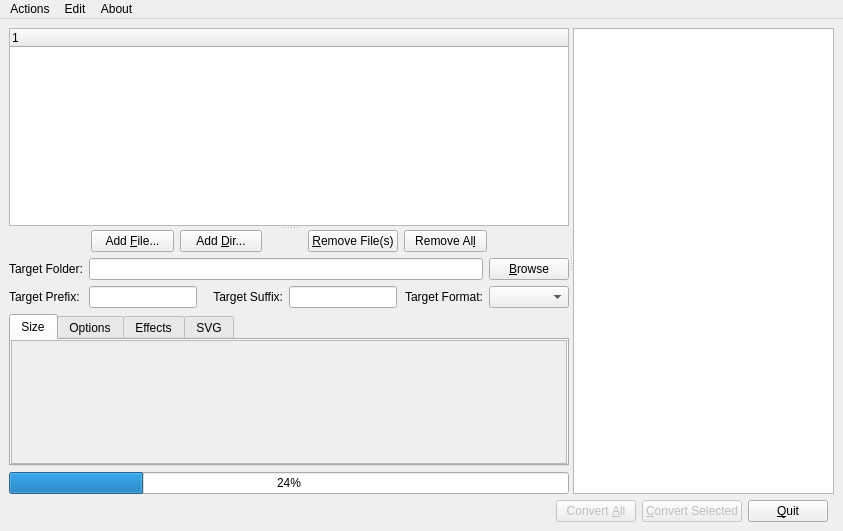
<?xml version="1.0" encoding="UTF-8"?>
<ui version="4.0">
 <class>ConvertDialog</class>
 <widget class="QMainWindow" name="ConvertDialog">
  <property name="geometry">
   <rect>
    <x>0</x>
    <y>0</y>
    <width>843</width>
    <height>531</height>
   </rect>
  </property>
  <property name="windowTitle">
   <string>SIR - Simple Image Resizer</string>
  </property>
  <property name="windowIcon">
   <iconset resource="../sir.qrc">
    <normaloff>:/images/sir-32x32.png</normaloff>:/images/sir-32x32.png</iconset>
  </property>
  <widget class="QWidget" name="centralwidget">
   <layout class="QVBoxLayout" name="verticalLayout_3">
    <item>
     <widget class="QSplitter" name="horizontalSplitter">
      <property name="orientation">
       <enum>Qt::Horizontal</enum>
      </property>
      <widget class="QSplitter" name="verticalSplitter">
       <property name="orientation">
        <enum>Qt::Vertical</enum>
       </property>
       <property name="childrenCollapsible">
        <bool>false</bool>
       </property>
       <widget class="TreeWidget" name="filesTreeWidget">
        <column>
         <property name="text">
          <string notr="true">1</string>
         </property>
        </column>
       </widget>
       <widget class="QWidget" name="verticalWidget" native="true">
        <layout class="QVBoxLayout" name="convertionVerticalLayout">
         <property name="leftMargin">
          <number>0</number>
         </property>
         <property name="topMargin">
          <number>0</number>
         </property>
         <property name="rightMargin">
          <number>0</number>
         </property>
         <property name="bottomMargin">
          <number>0</number>
         </property>
         <item>
          <layout class="QHBoxLayout" name="horizontalLayout_2">
           <item>
            <spacer name="horizontalSpacer_2">
             <property name="orientation">
              <enum>Qt::Horizontal</enum>
             </property>
             <property name="sizeType">
              <enum>QSizePolicy::MinimumExpanding</enum>
             </property>
             <property name="sizeHint" stdset="0">
              <size>
               <width>40</width>
               <height>20</height>
              </size>
             </property>
            </spacer>
           </item>
           <item>
            <widget class="QPushButton" name="addFilepushButton">
             <property name="sizePolicy">
              <sizepolicy hsizetype="MinimumExpanding" vsizetype="Fixed">
               <horstretch>0</horstretch>
               <verstretch>0</verstretch>
              </sizepolicy>
             </property>
             <property name="maximumSize">
              <size>
               <width>200</width>
               <height>16777215</height>
              </size>
             </property>
             <property name="text">
              <string>Add &amp;File...</string>
             </property>
             <property name="shortcut">
              <string>Alt+F</string>
             </property>
            </widget>
           </item>
           <item>
            <widget class="QPushButton" name="addDirpushButton">
             <property name="sizePolicy">
              <sizepolicy hsizetype="MinimumExpanding" vsizetype="Fixed">
               <horstretch>0</horstretch>
               <verstretch>0</verstretch>
              </sizepolicy>
             </property>
             <property name="maximumSize">
              <size>
               <width>200</width>
               <height>16777215</height>
              </size>
             </property>
             <property name="text">
              <string>Add &amp;Dir...</string>
             </property>
             <property name="shortcut">
              <string>Alt+D</string>
             </property>
            </widget>
           </item>
           <item>
            <spacer name="horizontalSpacer">
             <property name="orientation">
              <enum>Qt::Horizontal</enum>
             </property>
             <property name="sizeType">
              <enum>QSizePolicy::Minimum</enum>
             </property>
             <property name="sizeHint" stdset="0">
              <size>
               <width>40</width>
               <height>20</height>
              </size>
             </property>
            </spacer>
           </item>
           <item>
            <widget class="QPushButton" name="removePushButton">
             <property name="sizePolicy">
              <sizepolicy hsizetype="MinimumExpanding" vsizetype="Fixed">
               <horstretch>0</horstretch>
               <verstretch>0</verstretch>
              </sizepolicy>
             </property>
             <property name="maximumSize">
              <size>
               <width>200</width>
               <height>16777215</height>
              </size>
             </property>
             <property name="text">
              <string>&amp;Remove File(s)</string>
             </property>
             <property name="shortcut">
              <string>Alt+R</string>
             </property>
            </widget>
           </item>
           <item>
            <widget class="QPushButton" name="removeAllPushButton">
             <property name="sizePolicy">
              <sizepolicy hsizetype="MinimumExpanding" vsizetype="Fixed">
               <horstretch>0</horstretch>
               <verstretch>0</verstretch>
              </sizepolicy>
             </property>
             <property name="maximumSize">
              <size>
               <width>200</width>
               <height>16777215</height>
              </size>
             </property>
             <property name="text">
              <string>Remove Al&amp;l</string>
             </property>
             <property name="shortcut">
              <string>Alt+L</string>
             </property>
            </widget>
           </item>
           <item>
            <spacer name="horizontalSpacer_3">
             <property name="orientation">
              <enum>Qt::Horizontal</enum>
             </property>
             <property name="sizeType">
              <enum>QSizePolicy::MinimumExpanding</enum>
             </property>
             <property name="sizeHint" stdset="0">
              <size>
               <width>40</width>
               <height>20</height>
              </size>
             </property>
            </spacer>
           </item>
          </layout>
         </item>
         <item>
          <layout class="QGridLayout">
           <property name="leftMargin">
            <number>0</number>
           </property>
           <property name="topMargin">
            <number>0</number>
           </property>
           <property name="rightMargin">
            <number>0</number>
           </property>
           <property name="bottomMargin">
            <number>0</number>
           </property>
           <property name="spacing">
            <number>6</number>
           </property>
           <item row="4" column="3">
            <widget class="QLineEdit" name="destSuffixEdit">
             <property name="sizePolicy">
              <sizepolicy hsizetype="Preferred" vsizetype="Fixed">
               <horstretch>0</horstretch>
               <verstretch>0</verstretch>
              </sizepolicy>
             </property>
            </widget>
           </item>
           <item row="4" column="5">
            <widget class="QComboBox" name="targetFormatComboBox"/>
           </item>
           <item row="2" column="1" colspan="4">
            <widget class="QLineEdit" name="destFileEdit"/>
           </item>
           <item row="4" column="1">
            <widget class="QLineEdit" name="destPrefixEdit">
             <property name="sizePolicy">
              <sizepolicy hsizetype="Preferred" vsizetype="Fixed">
               <horstretch>0</horstretch>
               <verstretch>0</verstretch>
              </sizepolicy>
             </property>
            </widget>
           </item>
           <item row="4" column="0">
            <widget class="QLabel" name="textLabel1_3">
             <property name="sizePolicy">
              <sizepolicy hsizetype="Fixed" vsizetype="Preferred">
               <horstretch>0</horstretch>
               <verstretch>0</verstretch>
              </sizepolicy>
             </property>
             <property name="text">
              <string>Target Prefix:</string>
             </property>
            </widget>
           </item>
           <item row="2" column="5">
            <widget class="QPushButton" name="browseDestButton">
             <property name="sizePolicy">
              <sizepolicy hsizetype="Fixed" vsizetype="Fixed">
               <horstretch>0</horstretch>
               <verstretch>0</verstretch>
              </sizepolicy>
             </property>
             <property name="text">
              <string>&amp;Browse</string>
             </property>
             <property name="shortcut">
              <string>Alt+B</string>
             </property>
            </widget>
           </item>
           <item row="2" column="0">
            <widget class="QLabel" name="textLabel1">
             <property name="sizePolicy">
              <sizepolicy hsizetype="Fixed" vsizetype="Preferred">
               <horstretch>0</horstretch>
               <verstretch>0</verstretch>
              </sizepolicy>
             </property>
             <property name="text">
              <string>Target Folder:</string>
             </property>
            </widget>
           </item>
           <item row="4" column="2">
            <widget class="QLabel" name="label">
             <property name="text">
              <string>Target Suffix:</string>
             </property>
             <property name="alignment">
              <set>Qt::AlignRight|Qt::AlignTrailing|Qt::AlignVCenter</set>
             </property>
            </widget>
           </item>
           <item row="4" column="4">
            <widget class="QLabel" name="targetFormatLabel">
             <property name="text">
              <string>Target Format:</string>
             </property>
             <property name="alignment">
              <set>Qt::AlignRight|Qt::AlignTrailing|Qt::AlignVCenter</set>
             </property>
            </widget>
           </item>
          </layout>
         </item>
         <item>
          <widget class="QTabWidget" name="tabWidget">
           <property name="tabPosition">
            <enum>QTabWidget::North</enum>
           </property>
           <property name="currentIndex">
            <number>0</number>
           </property>
           <widget class="SizeScrollArea" name="sizeScrollArea">
            <property name="widgetResizable">
             <bool>true</bool>
            </property>
            <attribute name="title">
             <string>Size</string>
            </attribute>
           </widget>
           <widget class="OptionsScrollArea" name="optionsScrollArea">
            <property name="widgetResizable">
             <bool>true</bool>
            </property>
            <attribute name="title">
             <string>Options</string>
            </attribute>
           </widget>
           <widget class="EffectsScrollArea" name="effectsScrollArea">
            <property name="widgetResizable">
             <bool>true</bool>
            </property>
            <attribute name="title">
             <string>Effects</string>
            </attribute>
           </widget>
           <widget class="SvgScrollArea" name="svgScrollArea">
            <property name="widgetResizable">
             <bool>true</bool>
            </property>
            <attribute name="title">
             <string notr="true">SVG</string>
            </attribute>
           </widget>
          </widget>
         </item>
         <item>
          <widget class="QProgressBar" name="convertProgressBar">
           <property name="value">
            <number>24</number>
           </property>
           <property name="orientation">
            <enum>Qt::Horizontal</enum>
           </property>
          </widget>
         </item>
        </layout>
       </widget>
      </widget>
      <widget class="DetailsBrowser" name="detailsBrowser"/>
     </widget>
    </item>
    <item>
     <layout class="QHBoxLayout" name="horizontalLayout">
      <property name="rightMargin">
       <number>6</number>
      </property>
      <item>
       <spacer>
        <property name="orientation">
         <enum>Qt::Horizontal</enum>
        </property>
        <property name="sizeType">
         <enum>QSizePolicy::Expanding</enum>
        </property>
        <property name="sizeHint" stdset="0">
         <size>
          <width>91</width>
          <height>20</height>
         </size>
        </property>
       </spacer>
      </item>
      <item>
       <widget class="QPushButton" name="convertButton">
        <property name="enabled">
         <bool>false</bool>
        </property>
        <property name="text">
         <string>Convert &amp;All</string>
        </property>
        <property name="shortcut">
         <string>Alt+A</string>
        </property>
       </widget>
      </item>
      <item>
       <widget class="QPushButton" name="convertSelectedButton">
        <property name="enabled">
         <bool>false</bool>
        </property>
        <property name="text">
         <string>&amp;Convert Selected</string>
        </property>
        <property name="shortcut">
         <string>Alt+C</string>
        </property>
       </widget>
      </item>
      <item>
       <widget class="QPushButton" name="quitButton">
        <property name="text">
         <string>&amp;Quit</string>
        </property>
       </widget>
      </item>
     </layout>
    </item>
   </layout>
  </widget>
  <widget class="QMenuBar" name="menubar">
   <property name="geometry">
    <rect>
     <x>0</x>
     <y>0</y>
     <width>843</width>
     <height>19</height>
    </rect>
   </property>
   <widget class="QMenu" name="menuFile">
    <property name="title">
     <string>Actions</string>
    </property>
    <addaction name="actionAdd_File"/>
    <addaction name="actionAdd_Dir"/>
    <addaction name="actionSelect"/>
    <addaction name="actionImport_files"/>
    <addaction name="actionRemoveAll"/>
    <addaction name="separator"/>
    <addaction name="actionExit"/>
   </widget>
   <widget class="QMenu" name="menuAbout">
    <property name="title">
     <string>About</string>
    </property>
    <addaction name="actionAbout_Sir"/>
    <addaction name="actionAbout_Qt"/>
    <addaction name="separator"/>
    <addaction name="actionSendInstall"/>
   </widget>
   <widget class="QMenu" name="menuEdit">
    <property name="title">
     <string>Edit</string>
    </property>
    <widget class="QMenu" name="menuSession">
     <property name="title">
      <string>Session</string>
     </property>
     <addaction name="actionRestoreSession"/>
     <addaction name="actionSaveSession"/>
    </widget>
    <widget class="QMenu" name="menuEffects">
     <property name="title">
      <string>Effects</string>
     </property>
     <addaction name="actionRestoreEffects"/>
     <addaction name="actionSaveEffects"/>
    </widget>
    <addaction name="actionOptions"/>
    <addaction name="separator"/>
    <addaction name="actionCheckforUpdates"/>
    <addaction name="separator"/>
    <addaction name="menuSession"/>
    <addaction name="menuEffects"/>
   </widget>
   <addaction name="menuFile"/>
   <addaction name="menuEdit"/>
   <addaction name="menuAbout"/>
  </widget>
  <action name="actionExit">
   <property name="text">
    <string>Quit</string>
   </property>
   <property name="iconText">
    <string>Quit</string>
   </property>
   <property name="toolTip">
    <string>Quit</string>
   </property>
   <property name="shortcut">
    <string notr="true">Ctrl+Q</string>
   </property>
  </action>
  <action name="actionOptions">
   <property name="text">
    <string>&amp;Options</string>
   </property>
   <property name="shortcut">
    <string>Alt+O</string>
   </property>
  </action>
  <action name="actionAbout_Sir">
   <property name="text">
    <string>About Sir...</string>
   </property>
  </action>
  <action name="actionAbout_Qt">
   <property name="text">
    <string>About Qt...</string>
   </property>
  </action>
  <action name="actionAdd_File">
   <property name="text">
    <string>Add &amp;File...</string>
   </property>
  </action>
  <action name="actionAdd_Dir">
   <property name="text">
    <string>Add &amp;Dir...</string>
   </property>
  </action>
  <action name="actionCheckforUpdates">
   <property name="text">
    <string>Check for updates...</string>
   </property>
  </action>
  <action name="actionSendInstall">
   <property name="text">
    <string>Let us know that you are using SIR...</string>
   </property>
  </action>
  <action name="actionRemoveAll">
   <property name="text">
    <string>Remove Al&amp;l</string>
   </property>
   <property name="toolTip">
    <string>Remove all filles the files list</string>
   </property>
  </action>
  <action name="actionSelect">
   <property name="text">
    <string>&amp;Select...</string>
   </property>
   <property name="toolTip">
    <string>Do advanced selection of images on list</string>
   </property>
   <property name="shortcut">
    <string>Alt+S</string>
   </property>
  </action>
  <action name="actionImport_files">
   <property name="text">
    <string>&amp;Import files...</string>
   </property>
   <property name="shortcut">
    <string>Alt+I</string>
   </property>
  </action>
  <action name="actionRestoreSession">
   <property name="text">
    <string>Restore...</string>
   </property>
  </action>
  <action name="actionSaveSession">
   <property name="text">
    <string>Save...</string>
   </property>
  </action>
  <action name="actionRestoreEffects">
   <property name="text">
    <string>Restore...</string>
   </property>
  </action>
  <action name="actionSaveEffects">
   <property name="text">
    <string>Save...</string>
   </property>
  </action>
 </widget>
 <customwidgets>
  <customwidget>
   <class>TreeWidget</class>
   <extends>QTreeWidget</extends>
   <header>widgets/treewidget.h</header>
  </customwidget>
  <customwidget>
   <class>DetailsBrowser</class>
   <extends>QTextEdit</extends>
   <header>widgets/detailsbrowser.h</header>
  </customwidget>
  <customwidget>
   <class>SizeScrollArea</class>
   <extends>QScrollArea</extends>
   <header>widgets/convert/sizescrollarea.h</header>
   <container>1</container>
  </customwidget>
  <customwidget>
   <class>OptionsScrollArea</class>
   <extends>QScrollArea</extends>
   <header>widgets/convert/optionsscrollarea.h</header>
   <container>1</container>
  </customwidget>
  <customwidget>
   <class>SvgScrollArea</class>
   <extends>QScrollArea</extends>
   <header>widgets/convert/svgscrollarea.h</header>
   <container>1</container>
  </customwidget>
  <customwidget>
   <class>EffectsScrollArea</class>
   <extends>QScrollArea</extends>
   <header>widgets/convert/effectsscrollarea.h</header>
   <container>1</container>
  </customwidget>
 </customwidgets>
 <tabstops>
  <tabstop>destFileEdit</tabstop>
 </tabstops>
 <resources>
  <include location="../sir.qrc"/>
 </resources>
 <connections/>
</ui>
